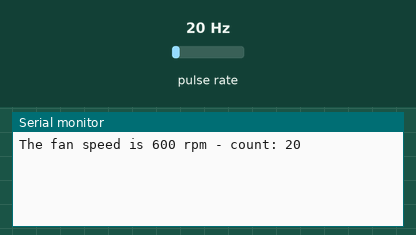
This sketch was run on a simulated ESP8266 (NodeMCU). On the bench: the last lines printed to the serial monitor. Wiring (inferred from the names in the program): pulse sensor: data GPIO 5. The test bench sets the inputs (shaded band); at power-on: pulse rate 20 Hz.

Above: at 1.2 s.
1.3 s: pulse rate (sensor on GPIO 5) set to 4 Hz
At 2.6 s:
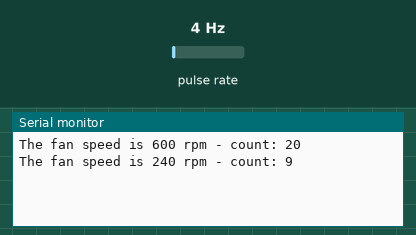
2.8 s: pulse rate (sensor on GPIO 5) set to 50 Hz
At 3.8 s:
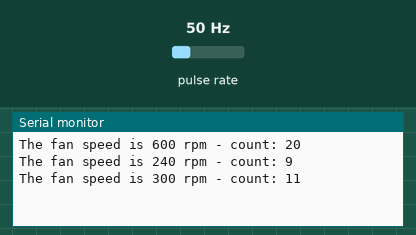
Timing chart, 0 to 5.8 s (numbered marks = the images above; inputs shaded):
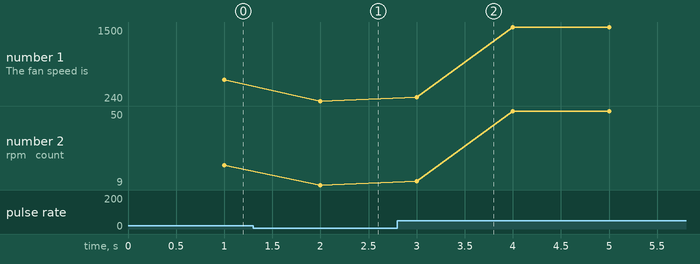

The sketch:

Tacometro.ino
```cpp
// ---Teoría de control---

// ---Tacómetro---

#define FAN_PULSE 5   //tachymeter fan pin // GPIO5

int rpm;
int count = 0;

unsigned long start_time;


void setup(void)
{
  Serial.begin(9600);

  pinMode(FAN_PULSE, INPUT);

  attachInterrupt(digitalPinToInterrupt(FAN_PULSE), counter, RISING);

}
void loop() {
  start_time = millis();
  count = 0;

  while ((millis() - start_time) < 1000)
  {
    // 1 second pause so count increments
  }

  rpm = (count / 2) * 60;

  Serial.print("The fan speed is ");
  Serial.print(rpm);
  Serial.print(" rpm - count: ");
  Serial.println(count);

}

ICACHE_RAM_ATTR void counter() {
  count++;
}
```

Measured:
- after the input at 1.3 s, the serial monitor: prints a new line after 0.70 s (image 1)
- after the input at 2.8 s, the serial monitor: prints a new line after 0.20 s (image 2)
- plotted number 1: 600 → 240 after the input at 1.3 s, 240 → 1500 after the input at 2.8 s
- plotted number 2: 20 → 9 after the input at 1.3 s, 9 → 50 after the input at 2.8 s
